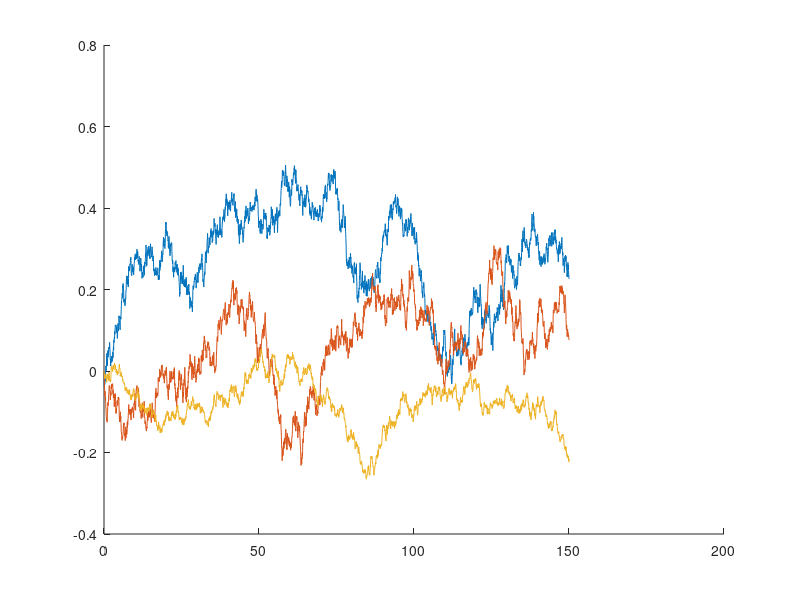

MATLAB code for this plot: (Note: this script raises an error after producing the figure.)
%% Environment
gravity_acc = + 9.81; % z-down

%% Wind Profile and Wind Gust Dynamics
vel_at6m = 2 * 0.5144; % wind velocity at 6m, absolute value, [knot]->[m/s]
wind_gust_max = 2.4 * 0.5144; % maximum wind gust from wind forcast, [knot]->[m/s]
theta = 28; % [deg] constant
wind_pf_size = 3000;
height_lim = 150; % h \in (0, height_lim]

wind_h = @(h) (h>0.04572)*vel_at6m.*log(h/0.04572)/log(6.096/0.04572); % wind shear model
theta_h = theta/180*pi + pi; % forcasted wind field
GetWindProfile = @(h) [wind_h(h)*cos(theta_h);
                       wind_h(h)*sin(theta_h);
                       zeros(1,size(h,2))]; % [wx; wy; 0];

heights = linspace(1e-6, height_lim, wind_pf_size); % start from 0+ avoiding NaN
dh = height_lim/wind_pf_size;
wind_profile_hat = GetWindProfile(heights);

xi = 0.0* [randn();
           randn();
           0]; % wind profile error at 200[m]

% delta_w_init = [(wind_gust_max - vel_at6m)*randn(2,1); 0]; % delta_w in [x, y, z]
% sigma_zeta = b_w^2*eye(3); % diagonal matrix

% compute delta_w for simulation
delta_ws = zeros(3,wind_pf_size);
a_w = -0.00385;
b_w = 8 * 0.0251;
for i = 2:wind_pf_size
    delta_ws(:,i) = (1+dh*a_w)*delta_ws(:,i-1)+dh*b_w*[randn(2,1);0.5*randn()];
end
% tune b_w s.t. norm(delta_ws) ~ wind_gust_max - vel_at6m
mean(vecnorm(delta_ws(1:2,:)))
hold on
plot(heights, delta_ws(1,:));
plot(heights, delta_ws(2,:));
plot(heights, delta_ws(3,:));

% tune sigma_zeta for gust simulation
% params from paper 14/16

%% Parafoil System
% params from paper 12

system_mass = 2.2; % kg
system_inertia =  [1.68, 0,    0.09;
                   0,    0.80, 0;
                   0.09, 0,    0.32];

parafoil_ref_area = 1.5;  % m2
parafoil_ref_span = 1.88; % m
parafoil_ref_length = 0.80; % m, chord
parafoil_arc_h = 0.1; % m
parafoil_thickness = 0.075; % m, thickness of canopy

S_pd = 0.06; % m2 payload reference area 

C_BP = eye(3); % from body frame B to parafoil aero frame P;
B_r_BP = [0; 0; -1.2];

C_BW = eye(3); % from body frame B to payload frame W;
B_r_BW = [0; 0; 0.1];

[Im, Ii] = ImIiCompute(parafoil_arc_h, parafoil_ref_span, ...
                       parafoil_ref_length, parafoil_thickness);

%% Aero Coefficients
%--- from paper 12 and book ch5
c_L0 = 0.24; % lift force coefficient
c_La = 2.14;
c_Lds = 0.2783;

c_D0 = 0.12;
c_Da2 = 0.33;
c_Dds = 0.43; % large enough to enable gliding ratio control 17.5-26.3

c_Yb = 0.23;

c_lp = -0.84; % negative
c_lda = -0.005; % negative
c_m0 = 0.1; 
c_ma = -0.72;
c_mq = -1.49; % negative
c_nr = -0.27; % negative
c_nda = 0.0115; % positive

c_Dpd = 3.2; % payload drag coefficient

cL = [c_L0; c_La; c_Lds]; % lift force coefficients
cD = [c_D0; c_Da2; c_Dds]; % drag force coefficients
cM = [c_lp; c_lda; c_m0; c_ma; c_mq; c_nr; c_nda]; % moment coefficients

%% Safe Zone, Vel Info and Initiation
[Axbxh, init_xy_pos] = SafeZoneCompute(0);
vel_info = [95.551, 3.87807, 1.61823]; % corresponding height, Vh, Vz, without wind, delta_l,r = 0.5
init_pos_in_inertial_frame = [init_xy_pos; -100]; % x-North, z-down, y-East
init_rpy = [0; 0.006; -10/180*pi]; % yaw-pitch-row; from ground to body frame; x-head, z-done, y-right
init_uvw = [3.819; -0.673; 1.62]; % velocity in body frame % shouldn't be all zero
init_pqr = [0; 0; 0]; % angular velocity in body frame

%% Sensor Model: Accuracy after Primary Sensor Fusion
sensor_freq = 20; % [Hz] sensor data subscriber frequency
pos_accu = 2; % [m]
vel_accu = 0.1; % [m/s]
row_pitch_accu = 0.1; % [degree]
yaw_accu = 0.5; % [degree]
acc_accu = 0.1; % [m/s^2]
angVel_accu = 0.1; % [deg/s]

% should tune white noise power in simulator for accuracy of airspeed, AOA, and AOS
airspeed_accu = 0.3; % [m/s] Accuracy of B_v_IB_tilde after LPF

%% Extended Kalman Filter for States
% state X = [x, y, z, x_dot, y_dot, z_dot, row, pitch, yaw] 9*1
EKF_freq = sensor_freq; % [Hz]
state_mu0 = [init_pos_in_inertial_frame; 
             GroundSpeedCompute(init_rpy, init_uvw); 
             init_rpy]; % 9*1
state_sigma0 = blkdiag(4*eye(3), 2*eye(3), 0.4*eye(3)); % 9*9
Q = blkdiag(acc_accu^2*eye(3), (angVel_accu/180*pi)^2*eye(3)); % 6*6
R = blkdiag(pos_accu^2*eye(3), vel_accu^2*eye(3), ...
            diag([(row_pitch_accu/180*pi)^2, (row_pitch_accu/180*pi)^2, (yaw_accu/180*pi)^2])); % 9*9

%% Wind Estimator
mu0 = GetWindProfile(-init_pos_in_inertial_frame(3));
% mu0 = [GetWindProfile(-init_pos_in_inertial_frame(3));0;0;0]; % 6*1, wind / delta_w
% sigma0 = 0.5*eye(3);
sigma0 = eye(3); % wind variance initial guess
last_wind_pf0 = mu0; 
% wind_est_dyn_var = 1.01 * (1/sensor_freq)^2 * sigma_zeta; % v ~ N(0, Q), Q matrix
wind_est_dyn_var = (b_w*vel_info(3)*1/sensor_freq)^2*eye(3);
wind_est_noise_var = airspeed_accu^2*eye(3); % d ~ N(0, R), R matrix, sensor noise, needs tuning
wind_err0 = zeros(4,15);

%% Guidance
psi_d = pi; % desired landing orientation

guidance_horizon_N = 200;
guidance0 = zeros(5,guidance_horizon_N);

psi_dot_m = 0.1906; % maximum turning angular vel without wind [rad/s]
delta_dot_m = 0.5; % [/s]
psi_ddot_m = psi_dot_m*2*delta_dot_m; % [rad/s2]

pd_controller_freq = 10; % [Hz]

%% MPCC Tracker
time_horizon_N = 100; % should not exceed 1000
mpcc_freq = 1; % [Hz]
mpcc_pd_freq = 10; % [Hz]
mpcc_Ts = 0.05; % [s]
control0 = zeros(3, time_horizon_N); % [h, psi, psi_dot]
% vel_info_mpcc = [4.82; 3.35; 1.52; 1.65]; % [m/s] [Vh0, Vh1, Vz0, Vz1]

%% Motor Model
% delta_s: 2nd order response
wd = pi/1.35; % omega_d = pi/tp
Mp = abs(2.86574-3.35184)/abs(3.35184-4.8196); % Mp = |c_peak - c_inf| / |c_start - c_inf|
zeta = sqrt((log(Mp)/pi)^2/(1+(log(Mp)/pi)^2));
wn = wd / sqrt(1-zeta^2); % omega_n = omega_d / sqrt(1-zeta^2)

% delta_a: 1st order response
Ta = 1/(0.1293/0.2/0.191); % Ta = 1/(k/psi_dot_m), k: response slope


% %% Aerodynamic Coefficients Estimator
% aeroF_co_mu0 = [0 0 0; 
%                 0 0 0; 
%                 0 0 0;
%                 3 3 3]; % [cD; cYb; cL; cDpd], delta_s = 0; 0.5; 1;
% aeroF_co_sigma0 = 0.01*[diag([1,1,1,1]), diag([1,1,1,1]), diag([1,1,1,1])];
% aeroF_est_noise_var = 0.0005*eye(3);

% warning('off','MATLAB:polyfit:RepeatedPointsOrRescale') % mpcc